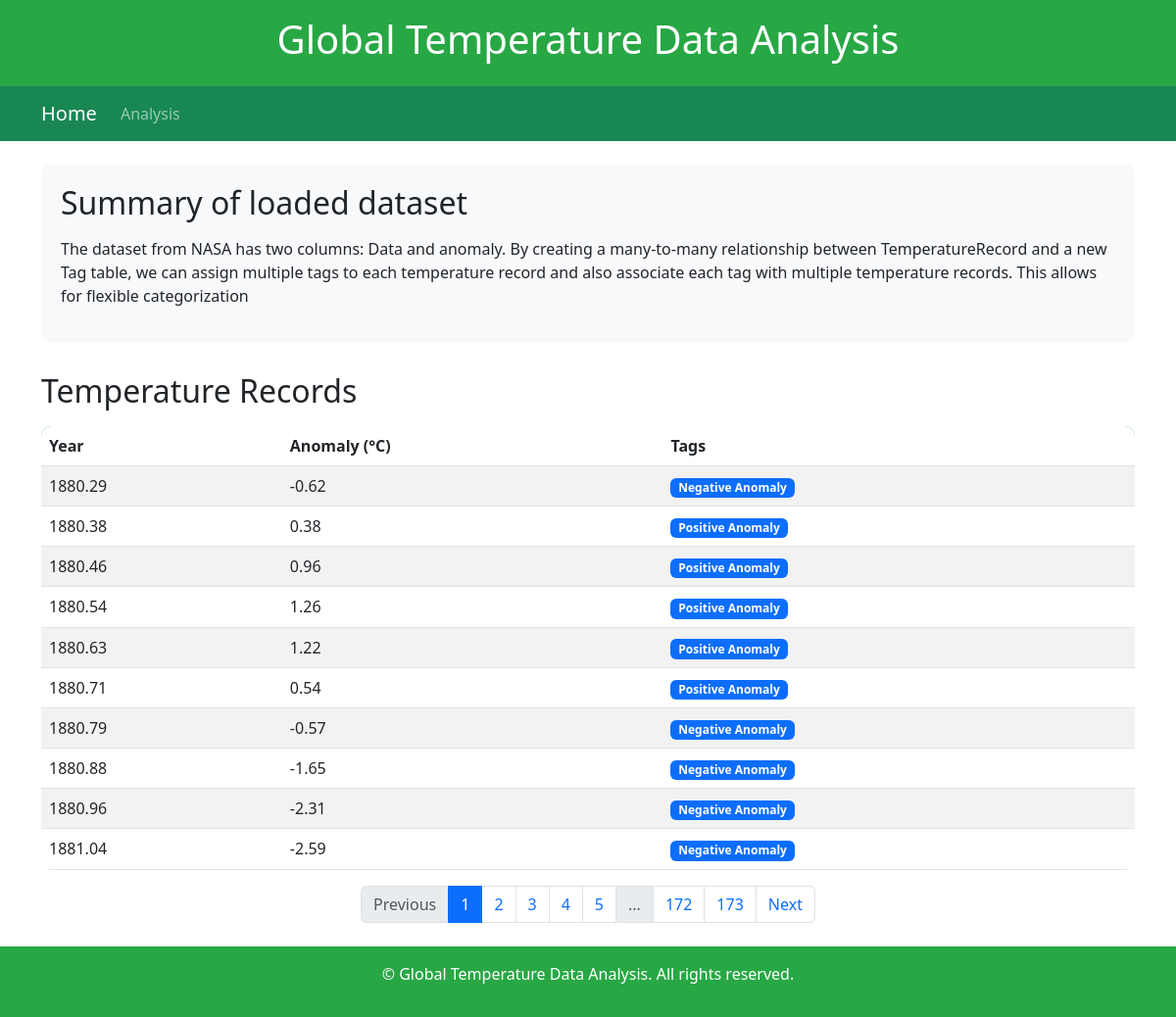
The page / on the database its author committed.
### models.py (models this page shows)
class TemperatureRecord(db.Model):
    id = db.Column(db.Integer, primary_key=True)
    year = db.Column(db.Float, nullable=False)
    anomaly = db.Column(db.Float, nullable=False)
    tags = db.relationship('Tag', secondary=tags, lazy='subquery',
                           backref=db.backref('temperature_records', lazy=True))

class Tag(db.Model):
    id = db.Column(db.Integer, primary_key=True)
    name = db.Column(db.String(50), nullable=False)

### app.py (the view)
@app.route('/')
def index():
    page = request.args.get('page', 1, type=int)
    per_page = 10  # Number of records per page
    paginated_records = TemperatureRecord.query.paginate(page=page, per_page=per_page, error_out=False)
    return render_template('index.html', records=paginated_records.items, pagination=paginated_records)

### templates/index.html (shortened to what this page needs)
<!DOCTYPE html>
<html>
<head>
    <link href="https://cdn.jsdelivr.net/npm/bootstrap@5.3.0/dist/css/bootstrap.min.css" rel="stylesheet">
</head>
<body>
    <header class="header py-3">
        <div class="container">
            <h1>Global Temperature Data Analysis</h1>
        </div>
    </header>
    <nav class="navbar navbar-expand-lg navbar-dark bg-success">
        <div class="container">
            <a class="navbar-brand" href="/">Home</a>
            <div class="collapse navbar-collapse" id="navbarNav">
                <ul class="navbar-nav">
                    <li class="nav-item">
                        <a class="nav-link" href="/analysis">Analysis</a>
                    </li>
                </ul>
            </div>
        </div>
    </nav>
    <div class="container my-4">
        <div class="summary-section">
            <h2 class="mb-3">Summary of loaded dataset</h2>
            <div class="row">
                <div class="col-md-12">
                    <p>The dataset from NASA has two columns: Data and anomaly. By creating a many-to-many relationship between TemperatureRecord and a new Tag table, we can assign multiple tags to each temperature record and also associate each tag with multiple temperature records. This allows for flexible categorization </p>
                </div>
            </div>
        </div>
        <h2 class="mb-3">Temperature Records</h2>
        <table class="table table-striped">
            <thead>
                <tr>
                    <th>Year</th>
                    <th>Anomaly (°C)</th>
                    <th>Tags</th>
                </tr>
            </thead>
            <tbody>
                {% for record in records %}
                <tr>
                    <td>{{ record.year }}</td>
                    <td>{{ record.anomaly }}</td>
                    <td>
                        {% for tag in record.tags %}
                            <span class="badge bg-primary">{{ tag.name }}</span>
                        {% endfor %}
                    </td>
                </tr>
                {% endfor %}
            </tbody>
        </table>
        <nav aria-label="Page navigation">
            <ul class="pagination">
                {% if pagination.has_prev %}
                    <li class="page-item"><a class="page-link" href="{{ url_for('index', page=pagination.page - 1) }}">Previous</a></li>
                {% else %}
                    <li class="page-item disabled"><a class="page-link" href="#">Previous</a></li>
                {% endif %}
                {% for page_num in pagination.iter_pages() %}
                    {% if page_num %}
                        {% if page_num != pagination.page %}
                            <li class="page-item"><a class="page-link" href="{{ url_for('index', page=page_num) }}">{{ page_num }}</a></li>
                        {% else %}
                            <li class="page-item active"><a class="page-link" href="#">{{ page_num }}</a></li>
                        {% endif %}
                    {% else %}
                        <li class="page-item disabled"><a class="page-link" href="#">...</a></li>
                    {% endif %}
                {% endfor %}
                {% if pagination.has_next %}
                    <li class="page-item"><a class="page-link" href="{{ url_for('index', page=pagination.page + 1) }}">Next</a></li>
                {% else %}
                    <li class="page-item disabled"><a class="page-link" href="#">Next</a></li>
                {% endif %}
            </ul>
        </nav>
    </div>
    <footer class="footer py-3 mt-4">
        <div class="container text-center">
            <p>&copy; {{ current_year }} Global Temperature Data Analysis. All rights reserved.</p>
        </div>
    </footer>
</body>
</html>

### templates/index.html (style rules this page uses)
.header, .footer { background-color: #28a745; color: white; padding: 10px 0; text-align: center; }
.summary-section { background-color: #f8f9fa; border-radius: 10px; padding: 20px; margin-bottom: 30px; }
.table { border-radius: 10px; overflow: hidden; }
.table thead { background-color: #28a745; color: white; }
.badge { margin-right: 5px; }
.pagination { justify-content: center; }

### rows shown on the page
TemperatureRecord: year "1880.29", anomaly "-0.62"
Tag: name "Negative Anomaly"
TemperatureRecord: year "1880.38", anomaly "0.38"
Tag: name "Positive Anomaly"
TemperatureRecord: year "1880.46", anomaly "0.96"
TemperatureRecord: year "1880.54", anomaly "1.26"
TemperatureRecord: year "1880.63", anomaly "1.22"
TemperatureRecord: year "1880.71", anomaly "0.54"
TemperatureRecord: year "1880.79", anomaly "-0.57"
TemperatureRecord: year "1880.88", anomaly "-1.65"
TemperatureRecord: year "1880.96", anomaly "-2.31"
TemperatureRecord: year "1881.04", anomaly "-2.59"

### other values the page prints
{{ page_num }} "1"
{{ page_num }} "2" "3" "4" "5" "172" "173"
